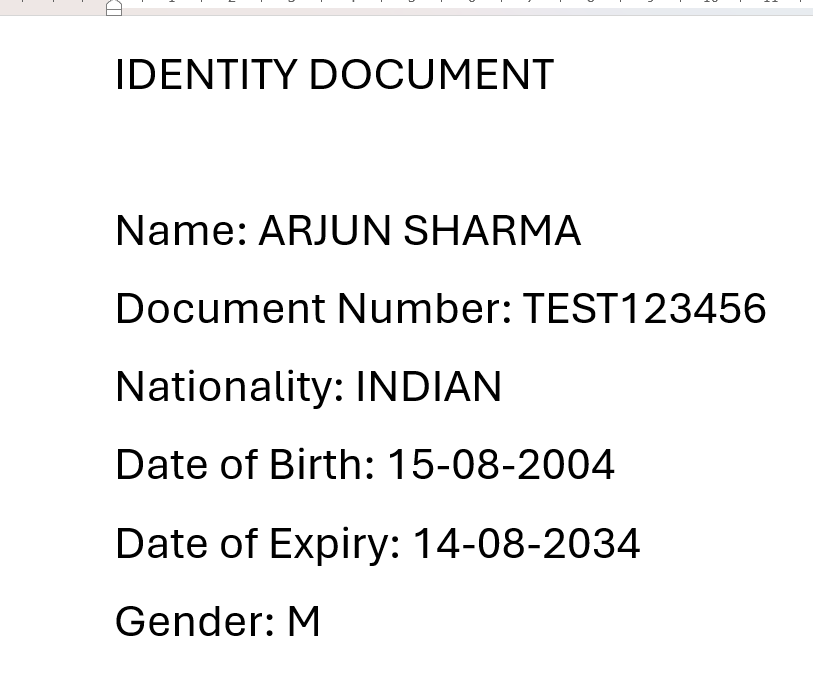
#> input picture ai/ocr/test_documents/sample_document.jpg, 813 x 684 px
$ python create_tampered.py
#> lines starting #> are read from the running program, lines starting #| are printed output that depends on the picture
import cv2
import os


# ==========================================
# IDShield AI
# Create Tampered Test Document
# ==========================================

SOURCE_IMAGE = "../ocr/test_documents/sample_document.jpg"
OUTPUT_IMAGE = "tampered_document.jpg"


def create_tampered_document():

    # --------------------------------------
    # Check source image
    # --------------------------------------

    if not os.path.exists(SOURCE_IMAGE):
        print("❌ Source document not found!")
        print(f"Expected: {SOURCE_IMAGE}")
        return

    # --------------------------------------
    # Load original document
    # --------------------------------------

    image = cv2.imread(SOURCE_IMAGE)
#> image is the input picture: shape (684, 813, 3); mean B, G, R 242, 242, 242

    if image is None:
        print("❌ Could not read source image.")
        return

    # --------------------------------------
    # Create intentional tampering
    #
    # We cover part of the document and
    # replace it with modified information.
    # --------------------------------------

    cv2.rectangle(
        image,
        (520, 330),
        (760, 390),
        (255, 255, 255),
        -1
    )

    cv2.putText(
        image,
        "ARJUN VERMA",
        (520, 375),
        cv2.FONT_HERSHEY_SIMPLEX,
        1.0,
        (0, 0, 0),
        2,
        cv2.LINE_AA
    )

    # --------------------------------------
    # Add another suspicious modification
    # --------------------------------------

    cv2.rectangle(
        image,
        (510, 590),
        (760, 650),
        (255, 255, 255),
        -1
    )

    cv2.putText(
        image,
        "14-08-2040",
        (510, 630),
        cv2.FONT_HERSHEY_SIMPLEX,
        1.0,
        (0, 0, 0),
        2,
        cv2.LINE_AA
    )
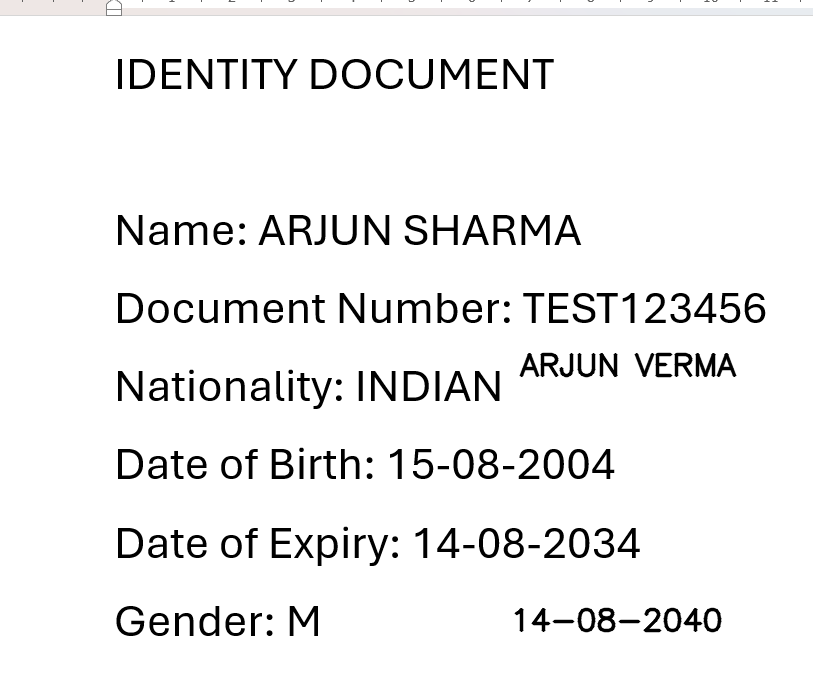
#> image: shape (684, 813, 3); mean B, G, R 240.3, 240.3, 240.4

    # --------------------------------------
    # Save tampered document
    # --------------------------------------

    success = cv2.imwrite(
        OUTPUT_IMAGE,
        image
    )

    if success:

        print("=" * 60)
        print("       IDSHIELD AI - TAMPER TEST")
        print("=" * 60)

        print("\n✅ Tampered document created!")

        print(f"\nOriginal:")
        print(SOURCE_IMAGE)

        print(f"\nTampered:")
        print(OUTPUT_IMAGE)

        print("\nModifications:")
        print("1. Name changed")
        print("2. Expiry date changed")

        print("=" * 60)

    else:

        print("❌ Failed to create tampered document.")


# ==========================================
# Start
# ==========================================

if __name__ == "__main__":
    create_tampered_document()
